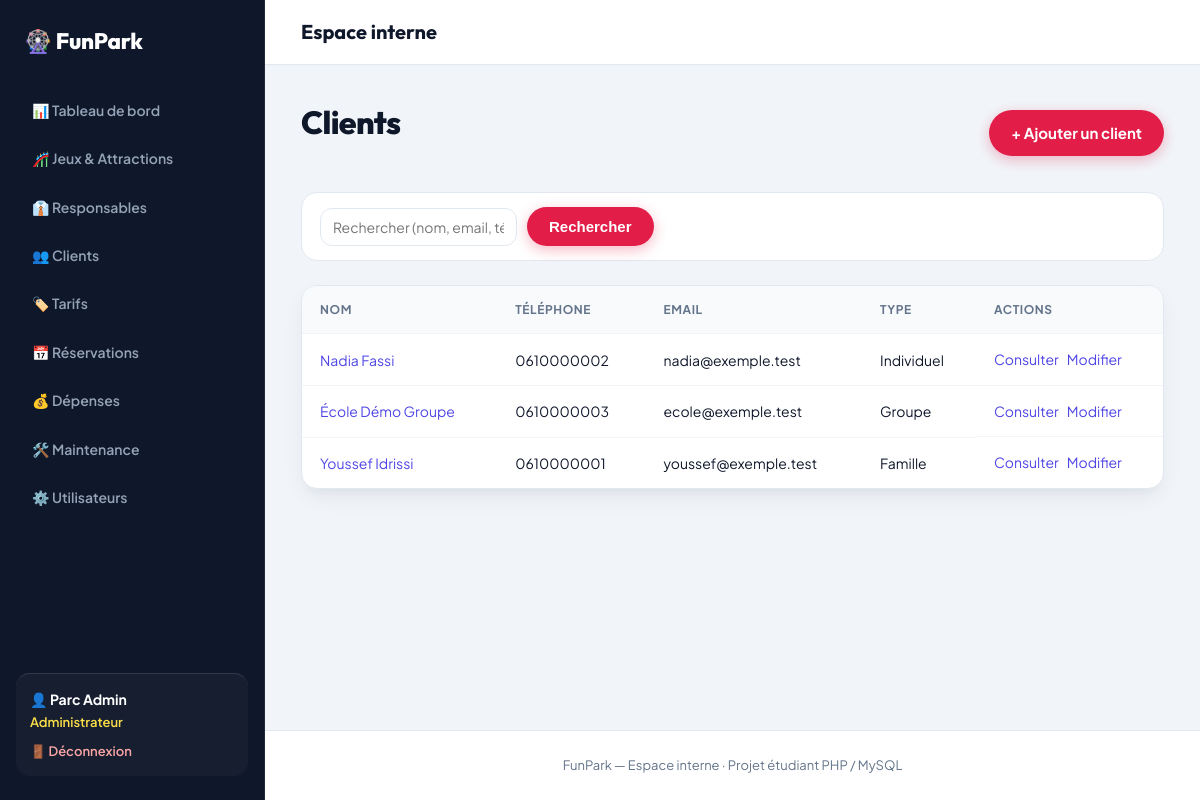
The page /index.php?page=clients&action=index (signed in) on the database its author committed.
### tables this page shows
CREATE TABLE client (
  id_client INT AUTO_INCREMENT PRIMARY KEY,
  nom VARCHAR(50) NOT NULL,
  prenom VARCHAR(50) NOT NULL,
  telephone VARCHAR(20),
  email VARCHAR(100),
  type_client ENUM('individuel','famille','groupe') NOT NULL DEFAULT 'individuel'
);

### config/helpers.php (called while the page is built, shortened)
<?php
function libelle($valeur) {
    $textes = [
        'disponible' => 'Disponible', 'en_fonctionnement' => 'En fonctionnement', 'en_maintenance' => 'En maintenance',
        'hors_service' => 'Hors service', 'ferme_temporairement' => 'Fermé temporairement',
        'admin' => 'Administrateur', 'responsable' => 'Responsable de jeu', 'agent' => 'Agent de vente / accueil',
        'client' => 'Client / visiteur',
        'especes' => 'Espèces', 'carte' => 'Carte', 'paye' => 'Payé', 'en_attente' => 'En attente',
        'confirmee' => 'Confirmée', 'payee' => 'Payée', 'utilisee' => 'Utilisée', 'annulee' => 'Annulée',
        'signalee' => 'Signalée', 'planifiee' => 'Planifiée', 'en_cours' => 'En cours', 'terminee' => 'Terminée',
        'jeu' => 'Lié à un jeu', 'general' => 'Frais généraux',
        'individuel' => 'Individuel', 'famille' => 'Famille', 'groupe' => 'Groupe',
        'actif' => 'Actif', 'inactif' => 'Inactif', 'valide' => 'Valide', 'utilise' => 'Utilisé',
        'billet' => 'Billets', 'reservation' => 'Réservation', 'abonnement' => 'Abonnement', 'autre' => 'Autre',
    ];
    return $textes[$valeur] ?? $valeur;
}
function e($texte) {
    return htmlspecialchars((string)$texte, ENT_QUOTES, 'UTF-8');
}
function url($page, $action = 'index', $params = []) {
    return 'index.php?' . http_build_query(array_merge(['page' => $page, 'action' => $action], $params));
}
function vue($fichier, $donnees = [], $mode = null) {
    extract($donnees);
    require RACINE . '/views/layout/header.php';
    require RACINE . '/views/layout/navbar.php';
    require RACINE . '/views/' . $fichier . '.php';
    require RACINE . '/views/layout/footer.php';
}

### controllers/ClientController.php (called while the page is built, shortened)
<?php
class ClientController {
    private $pdo, $client;
    public function __construct($pdo) {
        $this->client = new Client($pdo);
    }
    public function actionIndex() {
        $q = trim($_GET['q'] ?? '');
        vue('clients/index', ['clients' => $this->client->tous($q), 'q' => $q]);
    }
}

### index.php (called while the page is built, shortened)
<?php
require RACINE . '/config/helpers.php';
$action = $_GET['action'] ?? 'index';
try {
    $controleur = new $nomClasse(getPDO());
    $methode = 'action' . ucfirst($action);
    $controleur->$methode();
} catch (PDOException $e) {
    die("Erreur de base de données : " . e($e->getMessage()));
}

### models/Client.php (called while the page is built, shortened)
<?php
class Client {
    private $pdo;
    public function __construct($pdo) { $this->pdo = $pdo; }
    public function tous($q = '') {
        $req = $this->pdo->prepare("SELECT * FROM client WHERE nom LIKE ? OR prenom LIKE ? OR email LIKE ? OR telephone LIKE ? ORDER BY nom");
        $like = '%' . $q . '%';
        $req->execute([$like, $like, $like, $like]);
        return $req->fetchAll();
    }
}

### views/clients/index.php (the view, shortened to what this page needs)
<div class="entete"><h1>Clients</h1><a class="btn" href="<?= e(url('clients', 'ajouter')) ?>">+ Ajouter un client</a></div>
<form method="get" class="filtres">
    <input type="text" name="q" placeholder="Rechercher (nom, email, téléphone)..." value="<?= e($q) ?>">
    <button class="btn" type="submit">Rechercher</button>
</form>
<div class="tableau"><table>
    <tr><th>Nom</th><th>Téléphone</th><th>Email</th><th>Type</th><th>Actions</th></tr>
    <?php foreach ($clients as $c): ?>
    <tr>
        <td><a href="<?= e(url('clients', 'detail', ['id' => $c['id_client']])) ?>"><?= e($c['prenom'] . ' ' . $c['nom']) ?></a></td>
        <td><?= e($c['telephone']) ?></td><td><?= e($c['email']) ?></td><td><?= e(libelle($c['type_client'])) ?></td>
        <td class="actions"><a href="<?= e(url('clients', 'detail', ['id' => $c['id_client']])) ?>">Consulter</a>
            <a href="<?= e(url('clients', 'modifier', ['id' => $c['id_client']])) ?>">Modifier</a></td>
    </tr>
    <?php endforeach; ?>
</table></div>

### public/css/style.css (style rules this page uses)
:root { --font-body: 'Plus Jakarta Sans', system-ui, -apple-system, sans-serif; --font-heading: 'Outfit', 'Plus Jakarta Sans', sans-serif; --violet: #4f46e5; --violet-fonce: #0f172a; --violet-back: #1e1b4b; --magenta: #e11d48; --magenta-hover: #be123c; --or: #f59e0b; --or-clair: #fde047; --ciel: #0284c7; --emerald: #10b981; --creme: #f8fafc; --blanc: #ffffff; --texte: #0f172a; --texte-doux: #64748b; --bordure: #e2e8f0; --ombre: 0 10px 25px -5px rgba(15, 23, 42, 0.08), 0 8px 10px -6px rgba(15, 23, 42, 0.04); --ombre-forte: 0 20px 35px -5px rgba(15, 23, 42, 0.14), 0 10px 15px -5px rgba(15, 23, 42, 0.08); --rayon: 16px; --rayon-lg: 24px; --nav-h: 76px; --sidebar-w: 265px; }
*, *::before, *::after { box-sizing: border-box; }
html { scroll-behavior: smooth; width: 100%; min-height: 100%; margin: 0; padding: 0; }
body { width: 100%; min-height: 100%; margin: 0; padding: 0; font-family: var(--font-body); background: var(--creme); color: var(--texte); line-height: 1.6; -webkit-font-smoothing: antialiased; }
h1, h2, h3, h4, h5, h6 { font-family: var(--font-heading); font-weight: 700; letter-spacing: -0.02em; }
a { color: var(--violet); text-decoration: none; transition: all 0.2s ease; }
body.mode-admin { display: flex; flex-direction: row; width: 100%; min-height: 100vh; margin: 0; padding: 0; background: #f1f5f9; }
.mode-admin .entete, .mode-admin .filtres, .mode-admin .tableau, .mode-admin table, .mode-admin .cartes, .mode-admin .deux-colonnes, .mode-admin .carte, .mode-admin .formulaire, .mode-admin .message, .mode-admin .bandeau-info, .mode-admin .grille-jeux, .mode-admin .grille-tarifs, .mode-admin .carte-detail-jeu, .mode-admin .detail-jeu-grille { width: 100% !important; max-width: none !important; box-sizing: border-box; }
h1 { font-size: 2rem; margin: 0 0 20px; color: var(--violet-fonce); font-weight: 800; }
.entete { display: flex; justify-content: space-between; align-items: center; flex-wrap: wrap; gap: 16px; margin-bottom: 24px; }
.btn { display: inline-flex; align-items: center; justify-content: center; gap: 8px; background: linear-gradient(135deg, var(--magenta), #e11d48); color: var(--blanc) !important; border: none; padding: 11px 22px; border-radius: 999px; cursor: pointer; font-size: 15px; font-weight: 700; box-shadow: 0 4px 14px rgba(225, 29, 72, 0.3); transition: all 0.2s cubic-bezier(0.16, 1, 0.3, 1); }
.tableau { overflow-x: auto; background: var(--blanc); border-radius: var(--rayon); box-shadow: var(--ombre); border: 1px solid var(--bordure); }
table { width: 100%; border-collapse: collapse; }
th, td { padding: 14px 18px; text-align: left; border-bottom: 1px solid #f1f5f9; font-size: 14px; vertical-align: middle; }
th { background: #f8fafc; color: var(--texte-doux); font-weight: 700; text-transform: uppercase; font-size: 12px; letter-spacing: 0.05em; }
tr:last-child td { border-bottom: none; }
.actions { white-space: nowrap; display: flex; gap: 8px; align-items: center; }
input[type=text], input[type=email], input[type=password], input[type=number], input[type=date], select, textarea { width: 100%; padding: 12px 14px; border: 1px solid var(--bordure); border-radius: 12px; font-size: 15px; background: var(--blanc); font-family: inherit; transition: all 0.2s ease; }
.filtres { display: flex; flex-wrap: wrap; gap: 10px; align-items: center; margin-bottom: 24px; background: var(--blanc); padding: 14px 18px; border-radius: var(--rayon); border: 1px solid var(--bordure); }
.filtres input, .filtres select { width: auto; min-width: 160px; padding: 9px 12px; font-size: 14px; }

### rows shown on the page
client: prenom+nom "Nadia Fassi", telephone "0610000002", email "nadia@exemple.test", type_client "Individuel"
client: prenom+nom "École Démo Groupe", telephone "0610000003", email "ecole@exemple.test", type_client "Groupe"
client: prenom+nom "Youssef Idrissi", telephone "0610000001", email "youssef@exemple.test", type_client "Famille"

### other values the page prints
$_SESSION['user']['prenom'] . ' ' . $_SESSION['user']['nom'] "Parc Admin"
libelle($role) "Administrateur"
$titrePage "Espace interne"
